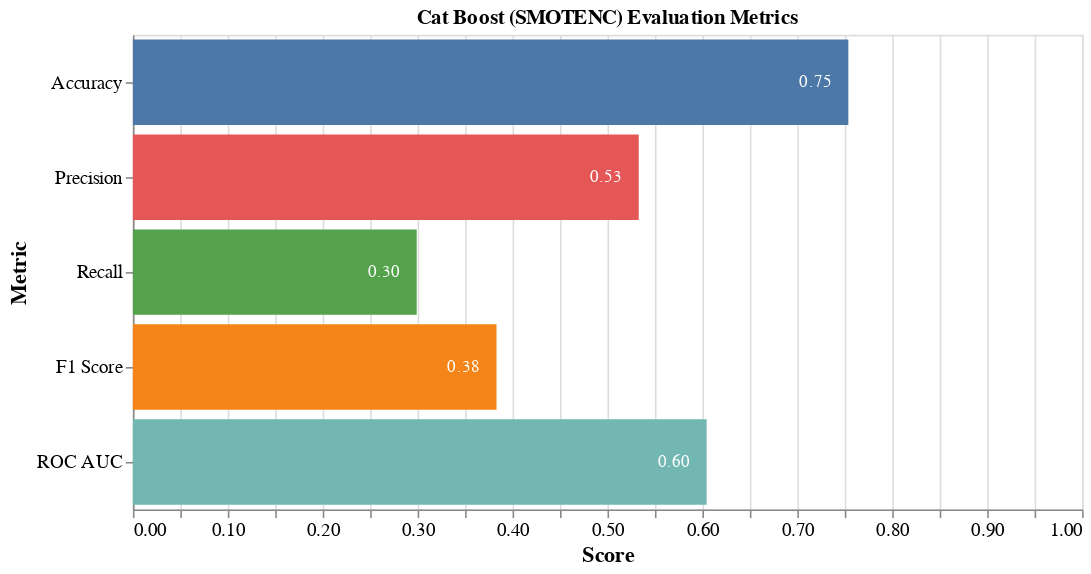

This figure's notebook cell:
### Code cell
metrics_scores = {
    "Accuracy": accuracy,
    "Precision": precision,
    "Recall": recall,
    "F1 Score": f1,
    "ROC AUC": roc_auc,
}

df_metrics = pd.DataFrame(list(metrics_scores.items()), columns=["Metric", "Score"])

base = alt.Chart(df_metrics).encode(
    y=alt.Y("Metric:N", axis=alt.Axis(title="Metric"), sort=df_metrics["Metric"].values),
    x=alt.X("Score:Q", axis=alt.Axis(title="Score"), scale=alt.Scale(domain=[0, 1])),
)

bar = base.mark_bar().encode(
    color=alt.Color("Metric:N", legend=None), text=alt.Text("Score:Q", format=".2f")
)

text = base.mark_text(
    align="right",
    baseline="middle",
    color="white",
    dx=-10,
).encode(text=alt.Text("Score:Q", format=".2f"))

chart = (
    (bar + text)
    .properties(title=f"{MODEL_NAME} Evaluation Metrics", width=600, height=300)
    .configure_axis(labelFontSize=12, titleFontSize=14)
)

# Can't get this one to save programmatically :(
# from altair_saver import save
# chart.save(f"{SCRATCH_DIR}/visualizations/{MODEL}_metrics.png")
# save(chart, f"{SCRATCH_DIR}/visualizations/{MODEL}_metrics.png")

chart

### Figure 1 — Vega-Lite specification as saved in the notebook (floating-point values rounded to 4 significant figures)
{"config": {"view": {"continuousWidth": 300, "continuousHeight": 300}, "axis": {"labelFontSize": 12, "titleFontSize": 14}}, "layer": [{"mark": {"type": "bar"}, "encoding": {"color": {"field": "Metric", "legend": null, "type": "nominal"}, "text": {"field": "Score", "format": ".2f", "type": "quantitative"}, "x": {"axis": {"title": "Score"}, "field": "Score", "scale": {"domain": [0, 1]}, "type": "quantitative"}, "y": {"axis": {"title": "Metric"}, "field": "Metric", "sort": ["Accuracy", "Precision", "Recall", "F1 Score", "ROC AUC"], "type": "nominal"}}}, {"mark": {"type": "text", "align": "right", "baseline": "middle", "color": "white", "dx": -10}, "encoding": {"text": {"field": "Score", "format": ".2f", "type": "quantitative"}, "x": {"axis": {"title": "Score"}, "field": "Score", "scale": {"domain": [0, 1]}, "type": "quantitative"}, "y": {"axis": {"title": "Metric"}, "field": "Metric", "sort": ["Accuracy", "Precision", "Recall", "F1 Score", "ROC AUC"], "type": "nominal"}}}], "data": {"name": "data-ca30a8e3ca1d908bc5e70a4143c9a259"}, "height": 300, "title": "Cat Boost (SMOTENC) Evaluation Metrics", "width": 600, "$schema": "https://vega.github.io/schema/vega-lite/v5.14.1.json", "datasets": {"data-ca30a8e3ca1d908bc5e70a4143c9a259": [{"Metric": "Accuracy", "Score": 0.7537}, {"Metric": "Precision", "Score": 0.5329}, {"Metric": "Recall", "Score": 0.299}, {"Metric": "F1 Score", "Score": 0.3831}, {"Metric": "ROC AUC", "Score": 0.6045}]}}
